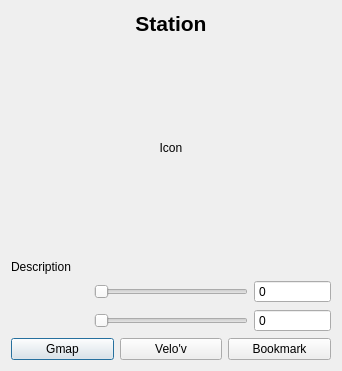
<?xml version="1.0" encoding="UTF-8"?>
<ui version="4.0">
 <class>StationDialog</class>
 <widget class="QDialog" name="StationDialog">
  <property name="geometry">
   <rect>
    <x>0</x>
    <y>0</y>
    <width>341</width>
    <height>354</height>
   </rect>
  </property>
  <property name="windowTitle">
   <string>Station Dialog</string>
  </property>
  <layout class="QGridLayout" name="gridLayout">
   <item row="0" column="0" colspan="4">
    <widget class="QLabel" name="stationLabel">
     <property name="font">
      <font>
       <pointsize>16</pointsize>
       <weight>75</weight>
       <bold>true</bold>
      </font>
     </property>
     <property name="text">
      <string>Station</string>
     </property>
     <property name="alignment">
      <set>Qt::AlignCenter</set>
     </property>
    </widget>
   </item>
   <item row="1" column="0" colspan="4">
    <widget class="QLabel" name="iconLabel">
     <property name="sizePolicy">
      <sizepolicy hsizetype="Expanding" vsizetype="Fixed">
       <horstretch>0</horstretch>
       <verstretch>0</verstretch>
      </sizepolicy>
     </property>
     <property name="minimumSize">
      <size>
       <width>320</width>
       <height>212</height>
      </size>
     </property>
     <property name="text">
      <string>Icon</string>
     </property>
     <property name="scaledContents">
      <bool>true</bool>
     </property>
     <property name="alignment">
      <set>Qt::AlignCenter</set>
     </property>
    </widget>
   </item>
   <item row="2" column="0" colspan="4">
    <widget class="QLabel" name="descriptionLabel">
     <property name="text">
      <string>Description</string>
     </property>
    </widget>
   </item>
   <item row="3" column="0">
    <widget class="QLabel" name="slotLabel">
     <property name="text">
      <string/>
     </property>
     <property name="pixmap">
      <pixmap resource="../res/lugdulov.qrc">:/res/slot.png</pixmap>
     </property>
    </widget>
   </item>
   <item row="3" column="1" colspan="2">
    <widget class="QSlider" name="slotsSlider">
     <property name="orientation">
      <enum>Qt::Horizontal</enum>
     </property>
    </widget>
   </item>
   <item row="3" column="3">
    <widget class="QSpinBox" name="slotSpinBox">
     <property name="readOnly">
      <bool>true</bool>
     </property>
     <property name="buttonSymbols">
      <enum>QAbstractSpinBox::NoButtons</enum>
     </property>
     <property name="suffix">
      <string/>
     </property>
    </widget>
   </item>
   <item row="4" column="0">
    <widget class="QLabel" name="bikeLabel">
     <property name="text">
      <string/>
     </property>
     <property name="pixmap">
      <pixmap resource="../res/lugdulov.qrc">:/res/bike.png</pixmap>
     </property>
    </widget>
   </item>
   <item row="4" column="1" colspan="2">
    <widget class="QSlider" name="bikeSlider">
     <property name="orientation">
      <enum>Qt::Horizontal</enum>
     </property>
    </widget>
   </item>
   <item row="4" column="3">
    <widget class="QSpinBox" name="bikeSpinBox">
     <property name="readOnly">
      <bool>true</bool>
     </property>
     <property name="buttonSymbols">
      <enum>QAbstractSpinBox::NoButtons</enum>
     </property>
     <property name="suffix">
      <string/>
     </property>
    </widget>
   </item>
   <item row="5" column="0" colspan="4">
    <layout class="QHBoxLayout" name="horizontalLayout">
     <item>
      <widget class="QPushButton" name="gmapButton">
       <property name="text">
        <string>Gmap</string>
       </property>
       <property name="icon">
        <iconset resource="../res/lugdulov.qrc">
         <normaloff>:/res/google-maps.png</normaloff>:/res/google-maps.png</iconset>
       </property>
      </widget>
     </item>
     <item>
      <widget class="QPushButton" name="velovButton">
       <property name="text">
        <string>Velo'v</string>
       </property>
       <property name="icon">
        <iconset resource="../res/lugdulov.qrc">
         <normaloff>:/res/icon.png</normaloff>:/res/icon.png</iconset>
       </property>
      </widget>
     </item>
     <item>
      <widget class="QPushButton" name="bookmarkButton">
       <property name="text">
        <string>Bookmark</string>
       </property>
       <property name="icon">
        <iconset resource="../res/lugdulov.qrc">
         <normaloff>:/res/favorites.png</normaloff>:/res/favorites.png</iconset>
       </property>
       <property name="checkable">
        <bool>true</bool>
       </property>
      </widget>
     </item>
    </layout>
   </item>
  </layout>
 </widget>
 <resources>
  <include location="../res/lugdulov.qrc"/>
 </resources>
 <connections/>
</ui>
